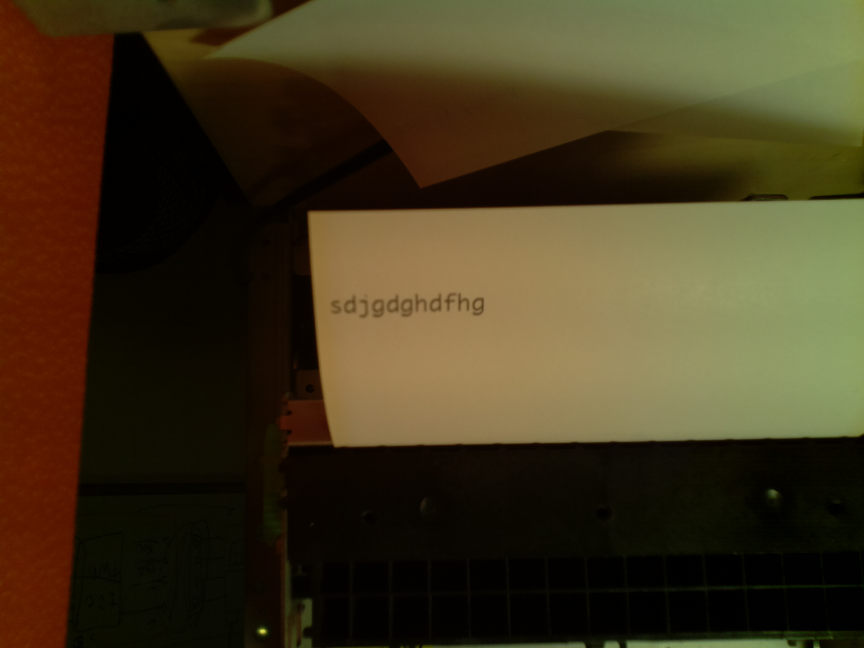
#> input picture output/image.jpg, 2592 x 1944 px (shown at 1/3 size)
$ python debug_PIL.py   (Python 2 division)
#> lines starting #> are read from the running program, lines starting #| are printed output that depends on the picture
#!/usr/bin/env python
import Image,sys
from PIL import Image, ImageEnhance, ImageFilter
import pytesseract

left = 900
top = 800
width = 1000
height = 200
box = (left, top, left+width, top+height)

im = Image.open("output/image.jpg")
#> im is the input picture: PIL image 2592x1944 RGB; mean R, G, B 66, 54.1, 29.2
im = im.crop(box)
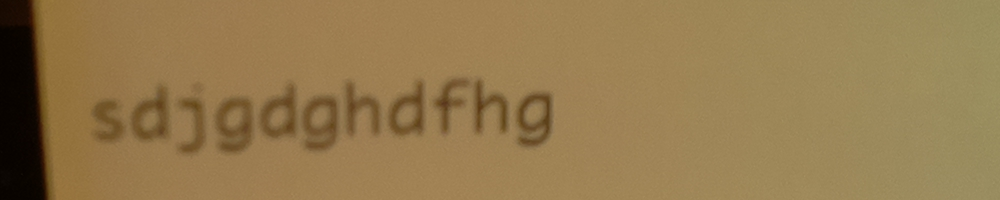
#> im: PIL image 1000x200 RGB; mean R, G, B 147.7, 122, 77.7
enhancer = ImageEnhance.Contrast(im)
im = enhancer.enhance(3)
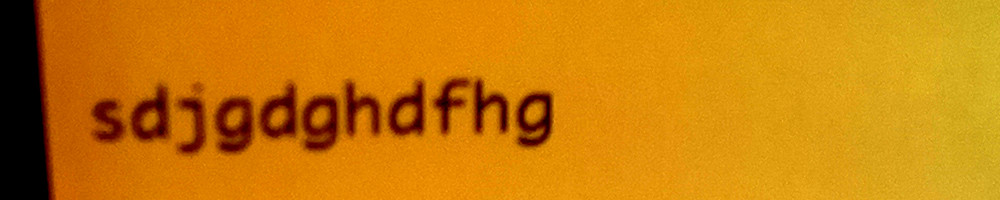
#> im: PIL image 1000x200 RGB; mean R, G, B 201.3, 125.4, 7.7
im.save('output/out.jpg')
#> (the run stopped early here; a loop or call above may not have finished)
